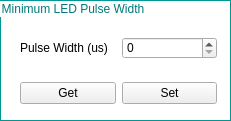
                          <widget class="QGroupBox" name="groupBox_LEDPulseWidth">
                           <property name="geometry">
                            <rect>
                             <x>220</x>
                             <y>20</y>
                             <width>231</width>
                             <height>121</height>
                            </rect>
                           </property>
                           <property name="toolTip">
                            <string>&lt;html&gt;&lt;head/&gt;&lt;body&gt;&lt;p&gt;Minimum LED pulse width supported by the LED driver.&lt;/p&gt;&lt;p&gt;The pattern sequence will not generate any pulse less then this value.&lt;/p&gt;&lt;p&gt;Pattern sequence setting may fail if such sequence is not possible.&lt;/p&gt;&lt;p&gt;Use zero for no LED modulation.&lt;/p&gt;&lt;/body&gt;&lt;/html&gt;</string>
                           </property>
                           <property name="styleSheet">
                            <string notr="true">QGroupBox{ border: 1px solid ;
background-color: transparent;
border-color: rgb(0,150,150);
color:rgb(0,120,120);
;}
</string>
                           </property>
                           <property name="title">
                            <string notr="true">Minimum LED Pulse Width</string>
                           </property>
                           <widget class="QWidget" name="layoutWidget_4">
                            <property name="geometry">
                             <rect>
                              <x>20</x>
                              <y>20</y>
                              <width>197</width>
                              <height>101</height>
                             </rect>
                            </property>
                            <layout class="QVBoxLayout" name="verticalLayout_16">
                             <item>
                              <layout class="QHBoxLayout" name="horizontalLayout_9">
                               <item>
                                <widget class="QLabel" name="label">
                                 <property name="styleSheet">
                                  <string notr="true">QLabel{border:0px}</string>
                                 </property>
                                 <property name="text">
                                  <string>Pulse Width (us)</string>
                                 </property>
                                </widget>
                               </item>
                               <item>
                                <widget class="QSpinBox" name="ledPulseWidth">
                                 <property name="maximum">
                                  <number>999</number>
                                 </property>
                                </widget>
                               </item>
                              </layout>
                             </item>
                             <item>
                              <layout class="QHBoxLayout" name="horizontalLayout_32">
                               <item>
                                <widget class="QPushButton" name="ledPulseWidthGet">
                                 <property name="text">
                                  <string>Get</string>
                                 </property>
                                </widget>
                               </item>
                               <item>
                                <widget class="QPushButton" name="ledPulseWidthSet">
                                 <property name="text">
                                  <string>Set</string>
                                 </property>
                                </widget>
                               </item>
                              </layout>
                             </item>
                            </layout>
                           </widget>
                          </widget>
